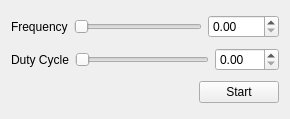
<?xml version="1.0" encoding="UTF-8"?>
<ui version="4.0">
 <class>Form</class>
 <widget class="QWidget" name="Form">
  <property name="geometry">
   <rect>
    <x>0</x>
    <y>0</y>
    <width>290</width>
    <height>119</height>
   </rect>
  </property>
  <property name="windowTitle">
   <string>Form</string>
  </property>
  <layout class="QVBoxLayout" name="verticalLayout">
   <item>
    <layout class="QHBoxLayout" name="horizontalLayout">
     <item>
      <widget class="QLabel" name="label">
       <property name="text">
        <string>Frequency</string>
       </property>
      </widget>
     </item>
     <item>
      <widget class="QSlider" name="slider_frequency">
       <property name="maximum">
        <number>9999</number>
       </property>
       <property name="orientation">
        <enum>Qt::Horizontal</enum>
       </property>
      </widget>
     </item>
     <item>
      <widget class="QDoubleSpinBox" name="spinbox_frequency">
       <property name="maximum">
        <double>9999.989999999999782</double>
       </property>
      </widget>
     </item>
    </layout>
   </item>
   <item>
    <layout class="QHBoxLayout" name="horizontalLayout_2">
     <item>
      <widget class="QLabel" name="label_2">
       <property name="text">
        <string>Duty Cycle</string>
       </property>
      </widget>
     </item>
     <item>
      <widget class="QSlider" name="slider_duty_cycle">
       <property name="maximum">
        <number>100</number>
       </property>
       <property name="orientation">
        <enum>Qt::Horizontal</enum>
       </property>
      </widget>
     </item>
     <item>
      <widget class="QDoubleSpinBox" name="spinbox_duty_cycle">
       <property name="maximum">
        <double>100.000000000000000</double>
       </property>
      </widget>
     </item>
    </layout>
   </item>
   <item>
    <layout class="QHBoxLayout" name="horizontalLayout_3">
     <item>
      <spacer name="horizontalSpacer">
       <property name="orientation">
        <enum>Qt::Horizontal</enum>
       </property>
       <property name="sizeHint" stdset="0">
        <size>
         <width>40</width>
         <height>20</height>
        </size>
       </property>
      </spacer>
     </item>
     <item>
      <widget class="QPushButton" name="button_pwm">
       <property name="text">
        <string>Start</string>
       </property>
       <property name="checkable">
        <bool>true</bool>
       </property>
      </widget>
     </item>
    </layout>
   </item>
  </layout>
 </widget>
 <resources/>
 <connections/>
</ui>
